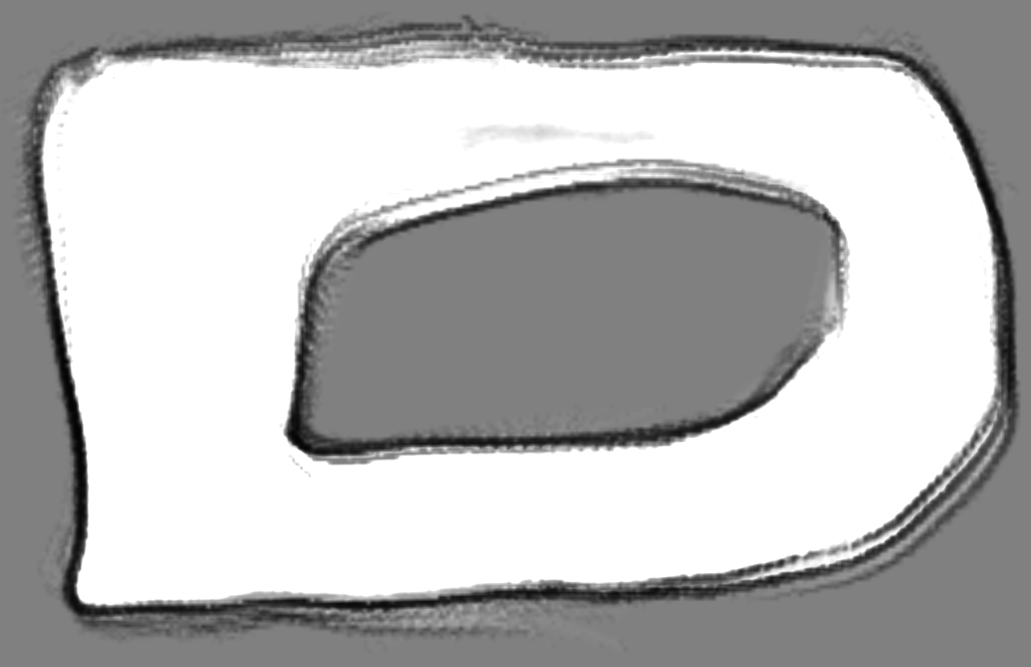
#> input picture maps/map_2025-07-16_15-28-18/map_output.pgm, 2061 x 1334 px, found by its file name (shown at 1/2 size)
$ python extract_centerline_from_occupancy_v2.py
#> lines starting #> are read from the running program, lines starting #| are printed output that depends on the picture; after the words box and inside, x2 and y2 are one past the last pixel; in counts of white or black regions, pixels touching at a corner belong together
import numpy as np
import cv2
import matplotlib.pyplot as plt
from scipy.interpolate import CubicSpline
from scipy.spatial import cKDTree
import pandas as pd
import yaml
import os
from sklearn.neighbors import NearestNeighbors

# 1. Ler e binarizar o mapa
filename_base = '/home/duarte/Desktop/f1tenth/maps/map_2025-07-16_15-28-18/map_output'
pgm_file = filename_base + '.pgm'
yaml_file = filename_base + '.yaml'

# Ler a imagem PGM
map_img = cv2.imread(pgm_file, cv2.IMREAD_GRAYSCALE)
#> map_img is the input picture: shape (1334, 2061); min 2, max 255, mean 184.2

# Ler o arquivo YAML para obter as configurações
with open(yaml_file, 'r') as file:
    yaml_text = file.read()

# Identificar as paredes (valores inferiores a 245)
walls = map_img > 200
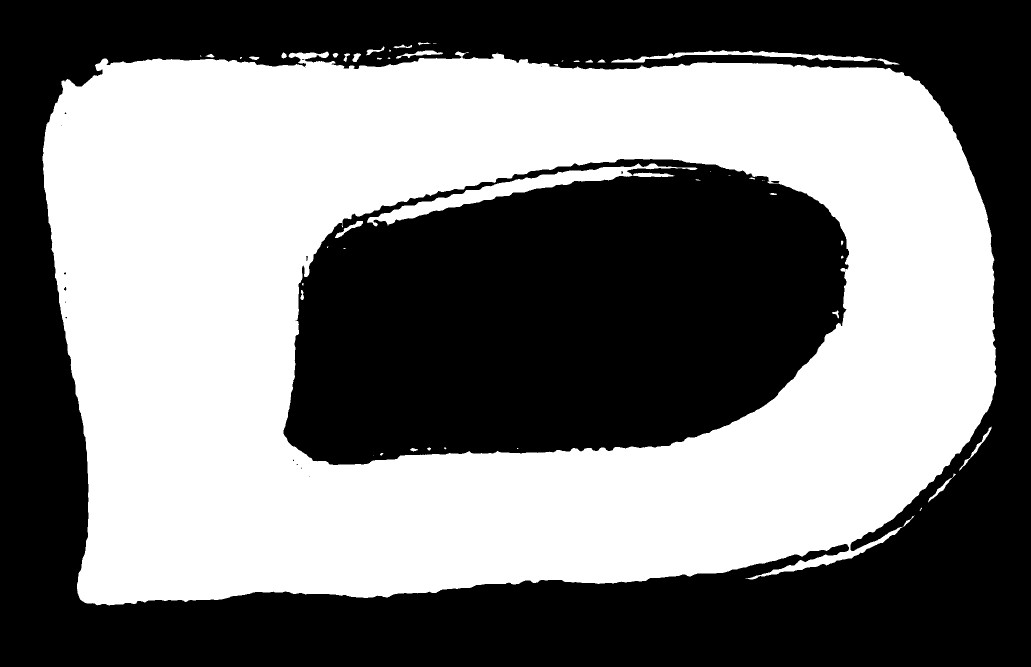
#> walls: shape (1334, 2061) bool (shown at 1/2 size); 48.2% white; 50 white regions (20 under 20 px)

plt.imshow(walls, cmap='gray')
plt.title("Walls Map")
plt.axis('off')
plt.show()

# 2. Extrair contornos
contours, hierarchy = cv2.findContours(walls.astype(np.uint8), cv2.RETR_CCOMP, cv2.CHAIN_APPROX_SIMPLE)
#> contours = 69 contours, 40 with area under 20; largest, box (x1, y1, x2, y2) and area: (85, 103, 1993, 1211) 1850169, (566, 317, 1699, 931) 550012, (734, 327, 1395, 453) 12918, (1222, 100, 1799, 129) 3344, (792, 101, 886, 117) 428

# Filtrar os contornos para pegar tanto os internos quanto os externos
external_contours = []
internal_contours = []

for i, contour in enumerate(contours):
    if hierarchy[0][i][3] == -1:  # Contorno externo
        external_contours.append(contour[:, 0, :])
    else:  # Contorno interno
        internal_contours.append(contour[:, 0, :])
#> this loop made 69 passes
#> contour on passes 3, 5, 14, 19, 20, 23, 24, 29, 36, 41, 44, 48: [[746, 911]], [[1034, 896], [1034, 897], [1036, 897], [1035, 896]], [[687, 496], [687, 497], [690, 497], [690, 496]], [[1529, 361]], [[1524, 360], [1526, 360]], [[1457, 350], [1460, 350]], [[1420, 342], [1421, 342]], [[1124, 121], [1123, 122], [1125, 122], [1126, 121]], [[400, 111], [400, 112], [402, 112], [401, 111]], [[995, 105], [994, 106], [992, 106], [996, 106]], [[618, 952], [619, 951], [620, 952], [619, 953]], [[590, 641], [591, 640], [592, 641], [591, 642]]
#> after the loop, external_contours = 50 items; internal_contours = 19 items


# Plotar os contornos encontrados
plt.imshow(walls, cmap='gray')
for contour in external_contours:
    plt.plot(contour[:, 0], contour[:, 1], linewidth=2, color='blue')
#> this loop made 50 passes
for contour in internal_contours:
    plt.plot(contour[:, 0], contour[:, 1], linewidth=2, color='red')
#> this loop made 19 passes
#> contour on passes 2, 6, 15, 17, 18: [[618, 952], [619, 951], [620, 952], [619, 953]], [[590, 641], [591, 640], [592, 641], [591, 642]], [[122, 250], [123, 249], [124, 250], [123, 251]], [[610, 134], [611, 133], [612, 134], [611, 135]], [[1082, 132], [1083, 131], [1084, 132], [1083, 133]]
plt.title("Extracted Contours")
plt.axis('off')
plt.show()
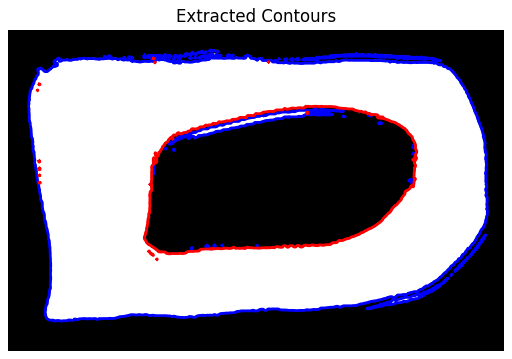
#> figure drawn by matplotlib, 1 panel

# Suavizar e interpolar os contornos
smoothContours = []
smoothPerimeters = []

for contour in contours:
    # Contorno fechado ou aberto
    n_interp = 80
    contour = contour[:, 0, :]  # Remover a dimensão extra
    t = np.linspace(0, 1, len(contour))
    t_interp = np.linspace(0, 1, n_interp)

    x_smooth = np.interp(t_interp, t, contour[:, 0])
    y_smooth = np.interp(t_interp, t, contour[:, 1])

    smoothContours.append(np.column_stack([x_smooth, y_smooth]))

    # Calcular perímetro suavizado
    dx = np.diff(x_smooth)
    dy = np.diff(y_smooth)
    smoothPerimeters.append(np.sum(np.sqrt(dx**2 + dy**2)))
#> this loop made 69 passes
#> t on passes 4, 7, 12, 13, 15, 18, 21, 27, 28, 32, 34, 45: [0, 0.143, 0.286, 0.429, 0.571, 0.714, 0.857, 1], [0, 0.25, 0.5, 0.75, 1], [0, 0.2, 0.4, 0.6, 0.8, 1], [0, 0.167, 0.333, 0.5, 0.667, 0.833, 1], [0, 0.167, 0.333, 0.5, 0.667, 0.833, 1], [0, 0.1, 0.2, 0.3, 0.4, 0.5, 0.6, 0.7, 0.8, 0.9, 1], [0, 0.125, 0.25, 0.375, 0.5, 0.625, 0.75, 0.875, 1], [0, 0.125, 0.25, 0.375, 0.5, 0.625, 0.75, 0.875, 1], [0, 0.167, 0.333, 0.5, 0.667, 0.833, 1], [0, 0.167, 0.333, 0.5, 0.667, 0.833, 1], [0, 0.2, 0.4, 0.6, 0.8, 1], [0, 0.2, 0.4, 0.6, 0.8, 1]
#> (contour, t) on passes 3, 5, 14, 19, 20, 23: ([[746, 911]], [0]), ([[1034, 896], [1034, 897], [1036, 897], [1035, 896]], [0, 0.333, 0.667, 1]), ([[687, 496], [687, 497], [690, 497], [690, 496]], [0, 0.333, 0.667, 1]), ([[1529, 361]], [0]), ([[1524, 360], [1526, 360]], [0, 1]), ([[1457, 350], [1460, 350]], [0, 1])
#> after the loop, smoothContours = 69 point arrays, longest 80 points; smoothPerimeters = 69 values, max 6124.6 at index 42, min 0 at index 2, mean 197.7

# 3. Ordenar os contornos por perímetro (decrescente)
sorted_idx = np.argsort(smoothPerimeters)[::-1]
#> sorted_idx = 69 values, max 68 at index 11, min 0 at index 34, mean 34

# Exibir os contornos
plt.imshow(walls, cmap='gray')
for idx in sorted_idx[:4]:
    contour = smoothContours[idx]
    plt.plot(contour[:, 0], contour[:, 1], linewidth=2)
#> this loop made 4 passes
#> idx on passes 1 to 4: 42, 55, 24, 62
plt.title("Contours map smooth")
plt.show()
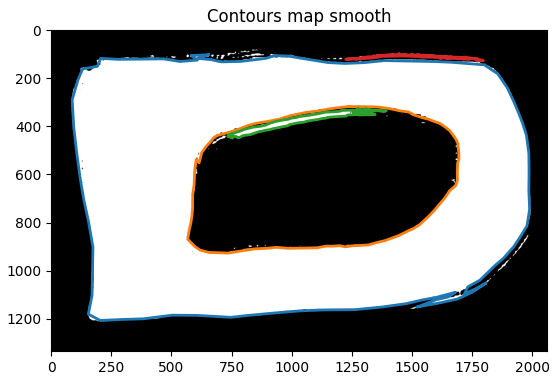
#> figure drawn by matplotlib, 1 panel

# Exibir os contornos da pista
plt.imshow(walls, cmap='gray')
for idx in sorted_idx[1:3]:
    contour = smoothContours[idx]
    plt.plot(contour[:, 0], contour[:, 1], linewidth=2)
#> this loop made 2 passes
plt.title("Contours track")
plt.show()
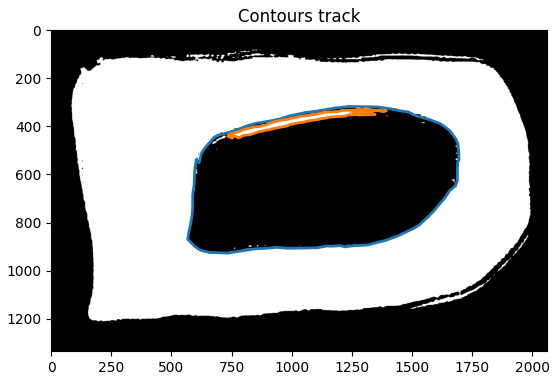
#> figure drawn by matplotlib, 1 panel

# 4. Supondo que c1 e c2 são os contornos da pista (bordas)
c1 = smoothContours[sorted_idx[1]]
#> c1 = 80 pairs, first value 567.6 to 1694.5, second value 318 to 927
c2 = smoothContours[sorted_idx[2]]
#> c2 = 80 pairs, first value 734.2 to 1392.5, second value 327 to 449.1

# Reamostrar os contornos
def resample_contour(c, n_interp):
    d = np.concatenate(([0], np.cumsum(np.sqrt(np.diff(c[:, 0]))**2 + np.diff(c[:, 1])**2)))
#> (the run stopped early here; a loop or call above may not have finished)
